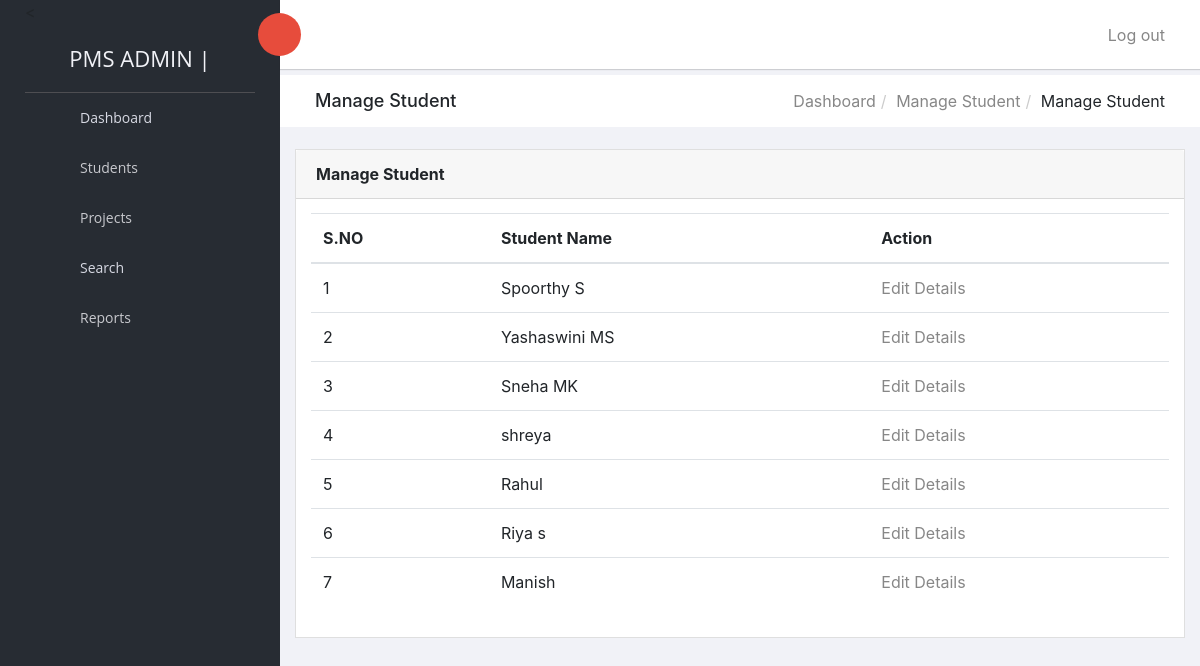
The page /manage-students.php (signed in) on the database its author committed.
### tables this page shows
CREATE TABLE `tblstudents` (
  `ID` int(11) NOT NULL,
  `Stdname` varchar(120) DEFAULT NULL
);

### manage-students.php (the view, shortened to what this page needs)
<?php
include('includes/dbconnection.php');
     ?>
<!DOCTYPE html>
<html class="no-js" lang="en">
<head>
    <link rel="stylesheet" href="vendors/bootstrap/dist/css/bootstrap.min.css">
 <link rel="stylesheet" href="vendors/font-awesome/css/font-awesome.css">
    <link rel="stylesheet" href="assets/css/style.css">
</head>
<body>
    <?php include_once('includes/sidebar.php');?>
    <div id="right-panel" class="right-panel">
        <?php include_once('includes/header.php');?>
        <div class="breadcrumbs">
            <div class="col-sm-4">
                <div class="page-header float-left">
                    <div class="page-title">
                        <h1>Manage Student</h1>
                    </div>
                </div>
            </div>
            <div class="col-sm-8">
                <div class="page-header float-right">
                    <div class="page-title">
                        <ol class="breadcrumb text-right">
                            <li><a href="dashboard.php">Dashboard</a></li>
                            <li><a href="manage-students.php">Manage Student</a></li>
                            <li class="active">Manage Student</li>
                        </ol>
                    </div>
                </div>
            </div>
        </div>
        <div class="content mt-3">
            <div class="animated fadeIn">
                <div class="row">
                    <div class="col-lg-12">
                        <div class="card">
                            <div class="card-header">
                                <strong class="card-title">Manage Student</strong>
                            </div>
                            <div class="card-body">
                                <table class="table">
                                    <thead>
                                        <tr>
                                            <tr>
                  <th>S.NO</th>
                  <th>Student Name</th>
                  <th>Action</th>
                  </tr>
                                          </tr>
                                    </thead>
<?php
$sql="SELECT * from tblstudents";
$query = $dbh -> prepare($sql);
$query->execute();
$results=$query->fetchAll(PDO::FETCH_OBJ);
$cnt=1;
if($query->rowCount() > 0)
{
foreach($results as $row)
{               ?>
                <tr>
                  <td><?php echo htmlentities($cnt);?></td>
            <td><?php  echo htmlentities($row->Stdname);?></td>
                  <td><a href="edit-students-details.php?editid=<?php echo htmlentities ($row->ID);?>">Edit Details</a></td>
                </tr>
               <?php $cnt=$cnt+1;}} ?>
                                </table>
                            </div>
                        </div>
                    </div>
                </div>
            </div>
        </div>
    </div>
</body>
</html>

### rows shown on the page
tblstudents: Stdname "Spoorthy S"
tblstudents: Stdname "Yashaswini MS"
tblstudents: Stdname "Sneha MK"
tblstudents: Stdname "shreya"
tblstudents: Stdname "Rahul"
tblstudents: Stdname "Riya s"
tblstudents: Stdname "Manish"
